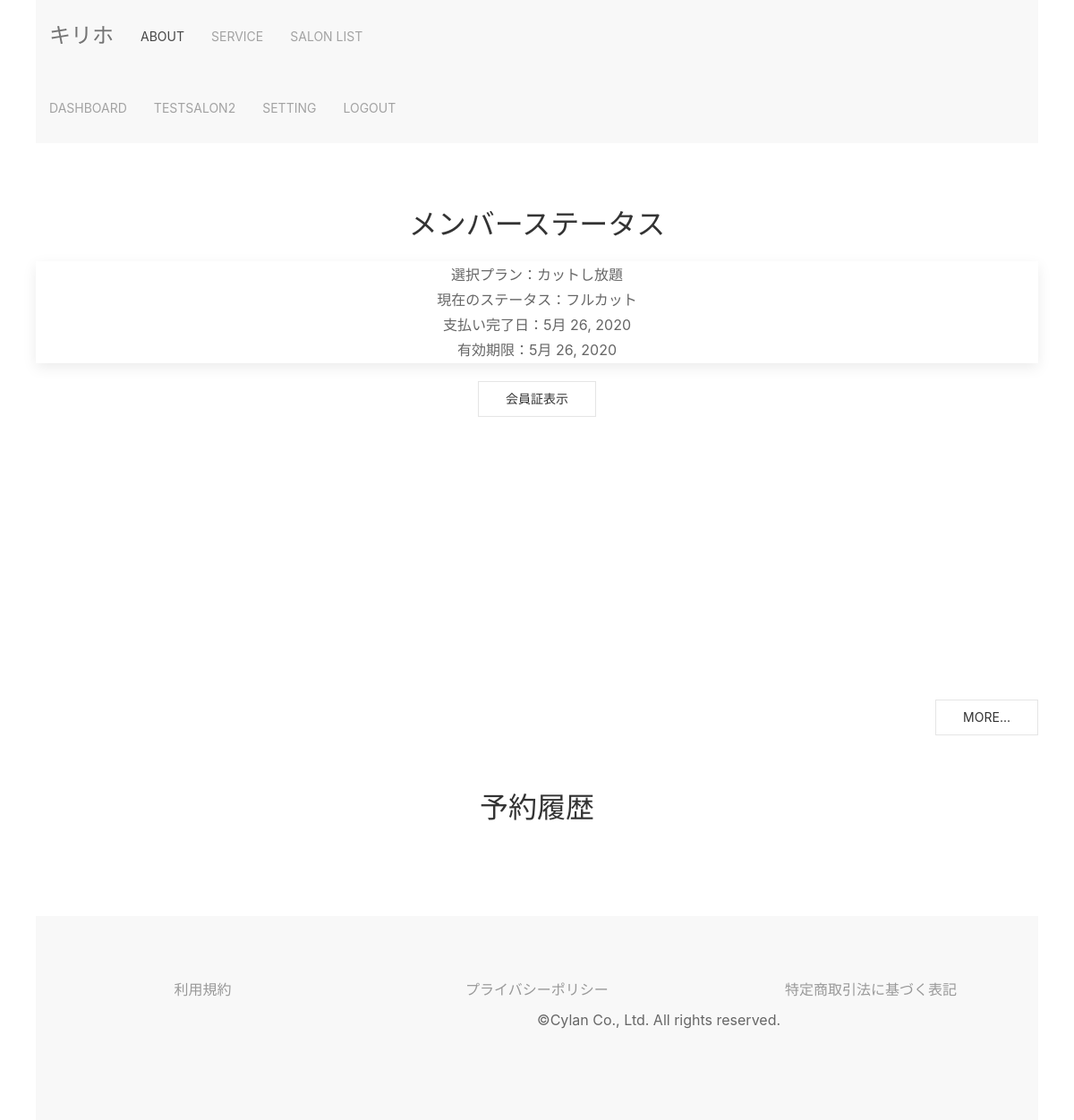
Page /dashboard/3/ (signed in) on the committed database.
### unlimited/models.py (models this page shows, shortened)
class User(AbstractBaseUser, PermissionsMixin):
    user_name = models.CharField(_('username'),
                                 unique=True,
                                 max_length=20,
                                 help_text=_(
                                     'Required. 150 characters or fewer. Letters, digits and @/./+/-/_ only.'
                                 ),
                                 error_messages={
                                     'unique': _('ユーザー名が既に存在しています')
                                 }
                                 )
    email = models.EmailField(_('email address'), unique=True)
    first_name = models.CharField(_('first name'), max_length=30, blank=True)
    last_name = models.CharField(_('last name'), max_length=150, blank=True)
    is_staff = models.BooleanField(_('staff status'),
                                   default=False,
                                   help_text=_(
                                       'Designates whether the user can log into this admin site.'
                                   ))
    is_active = models.BooleanField(_('active'),
                                    default=True,
                                    help_text=_(
                                        'Designates whether this user should be treated as active.'
                                        'Unselect this instead of deleting accounts.'
                                    ),
                                    )
    created_at = models.DateTimeField(_('date_joined'), default=timezone.now)
    is_user = models.BooleanField(_('is User'),
                                  default=True,
                                  blank=False,
                                  )
    select_plan = models.IntegerField(verbose_name='選択プラン', choices=PLAN, default=0)
    payment_completion_date = models.DateField(verbose_name='支払い完了日', blank=True, default='9991-12-31')
    expire_date = models.DateField(verbose_name='有効期限', blank=True, default=timezone.now)
    objects = CustomUserManager()
    EMAIL_FIELD = 'email'
    USERNAME_FIELD = 'email'
    REQUIRED_FIELDS = []
    class Meta:
        verbose_name = _('user')
        verbose_name_plural = _('users')
    @property
    def username(self):
        """username属性ゲッター
                他のアプリケーションが、username属性にアクセスした場合に備えて定義
                メールアドレスを返す"""
        return self.email

### unlimited/views.py (the view)
# urls.py: path('dashboard/<int:pk>/', views.Dashboard.as_view(), name='dashboard'),
class Dashboard(LoginRequiredMixin, generic.TemplateView):
    model = Reservation
    template_name = 'unlimited/dashboard.html'
    def get_context_data(self, **kwargs):
        user_info = User.objects.filter(pk=self.kwargs['pk'])
        user_name = user_info.values('user_name')
        user_name = user_name[0]['user_name']
        payment_completion_date = user_info.values('payment_completion_date')
        payment_completion_date = payment_completion_date[0]['payment_completion_date']
        payment_completion_date = str(payment_completion_date)
        if payment_completion_date == '9991-12-31':
            status = '利用不可'
        else:
            user_status = Reservation.objects.filter(member=user_name).order_by('-date')
            if user_status.count() == 0:
                status = 'フルカット'
            else:
                status = get_user_status(user_status, 0)
        reserve_history = Reservation.objects.filter(member=user_name).order_by('-date')
        context = super().get_context_data(**kwargs)
        context.update({
            'user_info': user_info,
            'payment_completion_date': payment_completion_date,
            'status': status,
            'reserve_history': reserve_history,
        })
        return context

### unlimited/templates/unlimited/dashboard.html (shortened to what this page needs)
{% extends "unlimited/base.html" %}
{% block content %}
<section class="uk-section uk-section-default uk-text-center">
    <h2 class="uk-heading-line uk-text-center">メンバーステータス</h2>
    <div class="uk-card uk-card-large uk-card-default uk-align-center uk-grid-collapse uk-child-width-1-1@s uk-margin" uk-grid>
            {% for info in user_info %}
                <table>
                    <tr>
                        <td>選択プラン：{{ info.get_select_plan_display }}</td>
                    </tr>
                    <tr>
                        <td>現在のステータス：{{ status }}</td>
                    </tr>
                    <tr>
                        <td>支払い完了日：{{ info.payment_completion_date }}</td>
                    </tr>
                    <tr>
                        <td>有効期限：{{ info.expire_date }}</td>
                    </tr>
                </table>
            {% endfor %}
    </div>
    {% if payment_completion_date == '9991-12-31' %}
    {% else %}
        <a class="uk-button uk-button-default" href="#modal-sections" uk-toggle>会員証表示</a>
    {% endif %}
    <div id="modal-sections" uk-modal>
    </div>
</section>
<button class="uk-button uk-align-right uk-button-default" uk-toggle="target: .my-class; animation: uk-animation-fade; queued: true">more...</button>
<section class="uk-section uk-section-default my-class uk-align-center">
     <h2 class="uk-heading-line uk-text-center">予約履歴</h2>
</section>
{% endblock %}

### unlimited/templates/unlimited/base.html (shortened to what this page needs)
<!doctype html>
<html lang="ja">
<head>
    <link href="/static/css/uikit.min.css" rel="stylesheet">
    <link rel="stylesheet" href="/static/css/style.css">
</head>
<body class="uk-container">
    <nav class="uk-navbar-container navbar" uk-sticky="bottom" uk-navbar="mode: click">
        <div class="uk-navbar-left">
            <a class="uk-navbar-item uk-logo" href="{% url 'unlimited:landing' %}">
                キリホ
            </a>
            <ul class="uk-navbar-nav">
                <li class="uk-active"><a href="#">ABOUT</a></li>
                <li><a href="#">SERVICE</a></li>
                {% if user.is_authenticated %}
                    {% if user.is_user %}
                        <li>
                            <a href="{% url 'unlimited:salon_list' %}">SALON LIST</a>
                        </li>
                    {% endif %}
                {% endif %}
            </ul>
        </div>
              {% if user.is_authenticated %}
                {% if user.is_user %}
                    <div class="uk-navbar-right">
                        <ul class="uk-navbar-nav">
                            <li>
                                <a href="{% url 'unlimited:dashboard' user.pk %}">DASHBOARD</a>
                            </li>
                            <li>
                                <a>{{ user.user_name }}</a>
                            </li>
                            <li>
                                <a href="#">SETTING</a>
                            </li>
                            <li>
                                <a href="{% url 'unlimited:logout' %}">LOGOUT</a>
                            </li>
                        </ul>
                    </div>
                {% endif %}
              {% endif %}
    </nav>
    <div class="container mt-3">
        {% block content %}
        {% endblock %}
    </div>
    <section class="uk-section uk-section-muted">
        <div class="uk-button-group uk-flex">
            <a class="uk-width-1-3 uk-margin-small-bottom uk-link-muted uk-text-center" href="{% url 'unlimited:terms_of_service' %}">利用規約</a>
            <a class="uk-width-1-3 uk-margin-small-bottom uk-link-muted uk-text-center" href="{% url 'unlimited:privacy_policy' %}">プライバシーポリシー</a>
            <a class="uk-width-1-3 uk-margin-small-bottom uk-link-muted uk-text-center" href="{% url 'unlimited:transaction_law' %}">特定商取引法に基づく表記</a>
        </div>
        <div class="uk-grid-match uk-child-width-1-2 uk-text-center-small" uk-grid>
            <div class="uk-align-right">
                ©Cylan Co., Ltd. All rights reserved.
            </div>
        </div>
    </section>
</body>
</html>

### unlimited/static/css/style.css (style rules this page uses)
.navbar { opacity: 0.9; box-shadow: 4px; }

### rows in the picture
User: user_name "TESTSALON2"
User: select_plan "カットし放題", status "フルカット", payment_completion_date "5月 26, 2020"
